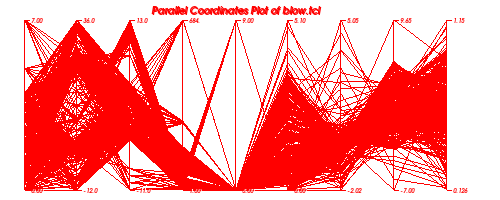

Source code (Python):
#!/usr/bin/env python

# Test vtkParallelCoordinatesActor with blow dataset.

import vtkmodules.vtkInteractionStyle  # noqa: F401
import vtkmodules.vtkRenderingFreeType  # noqa: F401
import vtkmodules.vtkRenderingOpenGL2  # noqa: F401

import os

from vtkmodules.vtkFiltersCore import vtkDataSetToDataObjectFilter
from vtkmodules.vtkIOLegacy import vtkUnstructuredGridReader
from vtkmodules.vtkRenderingAnnotation import vtkParallelCoordinatesActor
from vtkmodules.vtkRenderingCore import (
    vtkRenderWindow,
    vtkRenderWindowInteractor,
    vtkRenderer,
)

# Read blow dataset
reader = vtkUnstructuredGridReader()
data_dir = os.environ.get("VPE_DATA_DIR", os.path.dirname(os.path.abspath(__file__)))

reader.SetFileName(os.path.join(data_dir, "blow.vtk"))
reader.SetVectorsName("displacement9")
reader.SetScalarsName("thickness9")

ds2do = vtkDataSetToDataObjectFilter()
ds2do.SetInputConnection(reader.GetOutputPort())
ds2do.ModernTopologyOff()
ds2do.Update()

# Parallel coordinates actor
actor = vtkParallelCoordinatesActor()
actor.SetInputConnection(ds2do.GetOutputPort())
actor.SetTitle("Parallel Coordinates Plot of blow.tcl")
actor.SetIndependentVariablesToColumns()
actor.GetPositionCoordinate().SetValue(0.05, 0.05, 0.0)
actor.GetPosition2Coordinate().SetValue(0.95, 0.85, 0.0)
actor.GetProperty().SetColor(1, 0, 0)
actor.GetTitleTextProperty().SetColor(1, 0, 0)
actor.GetLabelTextProperty().SetColor(1, 0, 0)

# Renderer
renderer = vtkRenderer()
renderer.AddActor(actor)
renderer.SetBackground(1, 1, 1)

render_window = vtkRenderWindow()
render_window.AddRenderer(renderer)
render_window.SetWindowName("rendering parallel coordinates")
render_window.SetMultiSamples(0)
render_window.SetSize(500, 200)

interactor = vtkRenderWindowInteractor()
interactor.SetRenderWindow(render_window)

interactor.Initialize()
interactor.Start()
